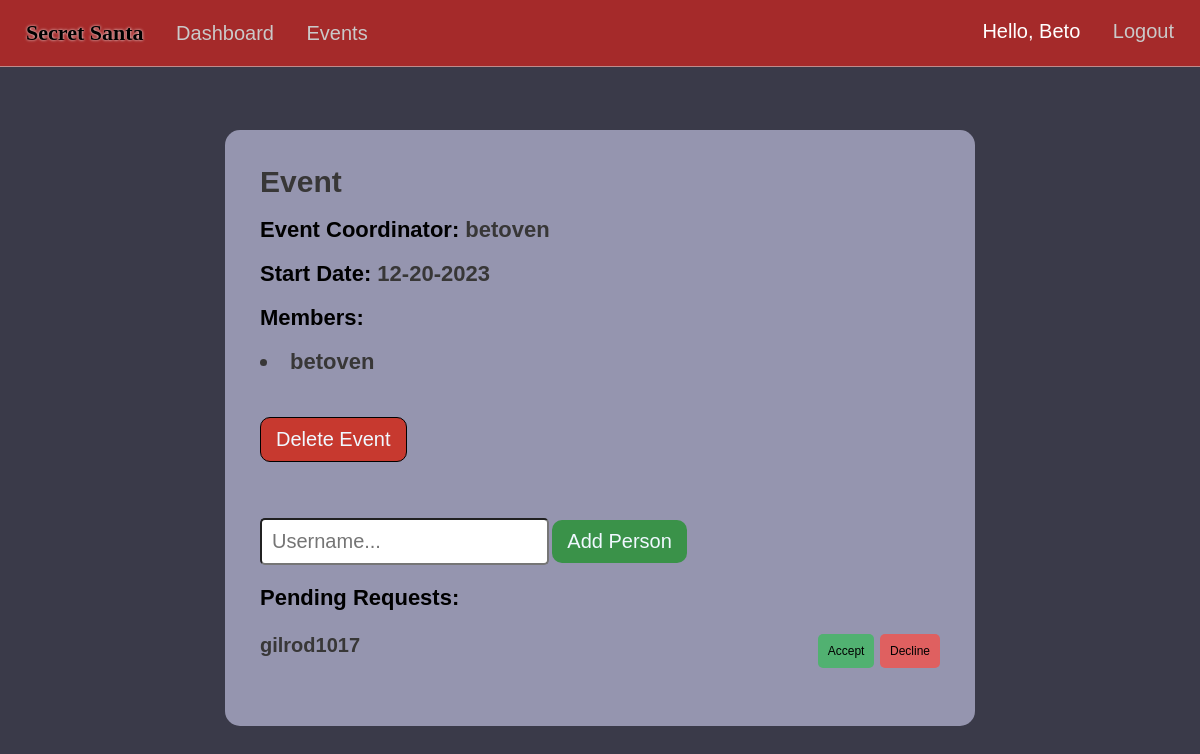
The page /event-info/id=1 (signed in) on the database its author committed.
### market/models.py (models this page shows, shortened)
class User(db.Model, UserMixin):
    id = db.Column(db.Integer(), primary_key=True)
    username = db.Column(db.String(length=30), nullable=False, unique=True)
    first_name = db.Column(db.String(length=50), nullable=False)
    last_name = db.Column(db.String(length=50), nullable=False)
    email_address = db.Column(db.String(length=50), nullable=False, unique=True)
    password_hash = db.Column(db.String(length=60), nullable=False)
    items = db.relationship('Item', backref='owned_user', lazy=True)
    events = db.relationship('Event', backref='coordinator', lazy=True)
    events_attending = db.relationship('EventMembers', backref='attendees', lazy=True, overlaps="event_members")
    @property
    def password(self):
        return self.password_hash

class Event(db.Model):
    event_id = db.Column(db.Integer(), primary_key=True)
    coordinator_id = db.Column(db.Integer(), db.ForeignKey('user.id'), nullable=False)
    event_name = db.Column(db.String(length=75), nullable=False, unique=True)
    event_date = db.Column(db.Date())
    attendees = db.relationship('EventMembers', backref='attended_events', lazy=True)

class EventMembers(db.Model):
    id = db.Column(db.Integer(), primary_key=True)
    event_id = db.Column(db.Integer(), db.ForeignKey('event.event_id'), nullable=False)
    user_id = db.Column(db.Integer(), db.ForeignKey('user.id'), nullable=False)
    status = db.Column(db.String(20))
    user = db.relationship('User', backref='event_members', overlaps="attendees")

### market/routes.py (the view, shortened to what this page needs)
@app.route("/event-info/id=<int:event_id>", methods=['GET','POST'])
@login_required
def event_info(event_id):
    event = Event.query.filter_by(event_id=event_id).first()
    if not event:
        flash('Event not found.', category='danger')
        return redirect(url_for('events_page'))
    form=AddUserEvent()
    return render_template("info.html",event=event, form=form)

### market/forms.py (shortened to what this page needs)
class AddUserEvent(FlaskForm):
  username = StringField(validators=[DataRequired()])
  submit = SubmitField(label='Add Person')

### market/models.py (called while the page is built)
@login_manager.user_loader
def load_user(user_id):
    return User.query.get(int(user_id))

### market/templates/info.html (shortened to what this page needs)
{% extends 'base.html' %}
  {% block style %}
  <link rel= "stylesheet" type= "text/css" href= "{{ url_for('static',filename='styles/events.css') }}">
  {% endblock %}
  {% block content %}
  <center>
    <div class="create-div">
      <div class="event">
        <div class="titles-div">
          <h1 class="e-title"><span class="event-info event-info-title">{{event.event_name}}</span></h1>
          <h1 class="event-title e-title">Event Coordinator: <span class="event-info">{{event.coordinator.username}}</span></h1>
          <h1 class="event-title e-title">Start Date: <span class="event-info">{{event.event_date.strftime('%m-%d-%Y')}}</span></h1>
          <h1 class="event-title e-title">Members:</h1>
          <h1 class="event-title e-title">
          {% for attendee in event.attendees %}
            {% if current_user.username==attendee.user.username %}
              {% if attendee.user.id==event.coordinator_id %}
                <li class="event-info">{{ attendee.user.username }} </li>
              {% elif attendee.status =='member'%}
              <div class="member-delete">
                <li class="event-info">{{ attendee.user.username }} </li>
              </div>
                {% endif %}
            {% endif %}
          {% endfor %}
            </h1>
        </div>
        <div class="buttons">
          {% if current_user.is_authenticated and current_user.id == event.coordinator.id %}
          <br><br><br>
            <a href="{{ url_for('delete_event', event_id=event.event_id) }}"><button class="delete-btn">Delete Event</button></a>
            <br><br><br><br><br>
            <form method="POST">
              {{ form.username(class="user-info",placeholder="Username...") }}
              {{ form.submit(class="add-btn") }}
            </form>
          {% endif %}
        </div>
        {% if current_user.is_authenticated and current_user.id == event.coordinator.id %}
        <div class="request-container">
          <h1 class="e-title">Pending Requests:</h1><br/>
            {% for attendee in event.attendees %}
              {% if attendee.status == 'pending'%}
              <div class="request-flex">
                <h4>{{attendee.user.username}}</h4>
                <div class="ad-btns">
                <button class="accept-btn">Accept</button>
                <button class="decline-btn">Decline</button>
                </div>
              </div>
              <br>
              {% endif%}
            {% endfor %}
        </div>
        {% endif %}
      </div>
    </div>
  </center>
  {% endblock %}

### market/templates/base.html (shortened to what this page needs)
<!DOCTYPE html>
<html lang="en">
<head>
  <link rel= "stylesheet" type= "text/css" href= "{{ url_for('static',filename='styles/main.css') }}">
  {% block style %}
  {% endblock %}
</head>
<body>
  <nav>
    <ul class="top-left-nav">
      <a href="{{ url_for('home_page') }}" ><li class="li-title">
        Secret Santa
      </li></a>
    {% if current_user.is_authenticated %}
      <li>
        <a href="{{ url_for('dashboard_page') }}" class="nav-item">Dashboard</a>
      </li>
      <li>
        <a href="{{ url_for('events_page') }}" class="nav-item">Events</a>
      </li>
    {% endif %}
    </ul>
    {% if current_user.is_authenticated %}
    <ul class="top-right-nav">
      <li>
        <p class="nav-name">Hello, {{ current_user.first_name.title() }} </p>
      </li>
      <li>
        <a class="nav-item" href="{{ url_for('logout_page') }}">Logout</a>
      </li>
    </ul>
    {% endif %}
  </nav>
  {% block content %}
  {% endblock %}
</body>
</html>

### market/static/styles/main.css (style rules this page uses)
* { margin: 0px; box-sizing: border-box; }
body { margin-top: 66px; font-family: Arial, Helvetica, sans-serif; background-color: rgb(58, 58, 73); color: white; padding: 0px 10px; padding-bottom: 80px; }
nav { display: flex; justify-content: space-between; background-color: brown; padding: 20px 20px; position: fixed; right: 0px; left: 0px; top:0px; z-index: 1000; color: black; font-family:'Gill Sans', 'Gill Sans MT', Calibri, 'Trebuchet MS', sans-serif; font-size: 20px; border-bottom: 1px solid rgba(209, 208, 208, 0.589); }
.li-title { font-weight: bolder; font-size: 22px; font-family: 'Grinched'; text-shadow: 0px 0px 3px white; }
.top-left-nav { list-style: none; padding: 0px; display: inline-block; }
.top-left-nav li,.top-right-nav li { display: inline-block; margin-right: 6px; margin-left: 6px; }
.top-right-nav { list-style: none; padding: 0px; display: inline-block; }
.nav-item { text-decoration: none; color: rgb(202, 201, 201); margin-left: 15px; }
.nav-name { text-decoration: none; color: rgb(255, 255, 255); }
a { text-decoration: none; color: Black; }

### market/static/styles/events.css (style rules this page uses)
body { padding-left: 0px; padding-right:0px; }
.event { background-color: rgb(149, 149, 175); min-height: 350px; max-width: 750px; margin-top: 100px; border-radius: 15px; text-align: left; padding:35px; font-size: 12px; display: flex; flex-direction:column; justify-content:space-between; margin-left: 10px; margin-right: 10px; }
.event-title { margin-top: 18px; }
.event-info-title { font-size: 30px; }
.e-title { font-size: 22px; color: rgb(0, 0, 0); font-family: 'Gill Sans', 'Gill Sans MT', Calibri, 'Trebuchet MS', sans-serif; }
.titles-div { display: inline-block; }
.event-info { color: rgb(56, 55, 55); }
.delete-btn { cursor: pointer; background-color: rgb(199, 57, 47); border: none; color: aliceblue; padding: 10px 15px; border-radius: 10px; font-size: 20px; font-family: 'Gill Sans', 'Gill Sans MT', Calibri, 'Trebuchet MS', sans-serif; border:1px solid black; }
.create-div { margin-top: 130px; }
.add-btn { cursor: pointer; background-color: rgb(58, 146, 73); border: none; color: aliceblue; padding: 10px 15px; border-radius: 10px; font-size: 20px; font-family: 'Gill Sans', 'Gill Sans MT', Calibri, 'Trebuchet MS', sans-serif; margin-right: 15px; }
.user-info { font-size: 20px; padding: 10px; border-radius: 5px; }
.request-container { margin-top:20px; font-size: 20px; color: black; }
.request-flex { display: flex; justify-content: space-between; color: rgb(56, 55, 55); }
.accept-btn { background-color: rgb(81, 177, 113); border: none; padding: 10px; border-radius: 5px; font-size: 12px; }
.decline-btn { background-color: rgb(223, 96, 96); border: none; padding: 10px; border-radius: 5px; font-size: 12px; }

### rows shown on the page
User: first_name "Beto", coordinator.username "betoven"
Event: event_name "Event", event_date "12-20-2023"
EventMembers: user.username "betoven"
EventMembers: user.username "gilrod1017"
